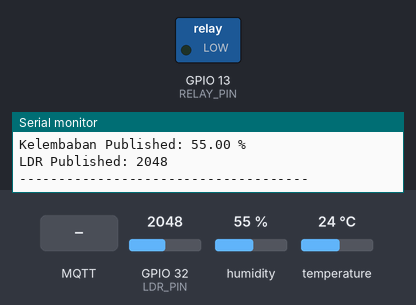
Bench run of a sketch on a simulated ESP32. Shown: switched loads named in the sketch (green lamp = pin HIGH), the last lines printed to the serial monitor. The inputs (shaded band) are chosen by the test bench; at power-on: GPIO 32 (LDR_PIN) = 2048, humidity 55 %, temperature 24 °C. WiFi joins after 1.5 s; servers stay silent unless stated; no MQTT or app messages arrive unless stated.

Above: at 2.7 s.
2.8 s: MQTT message "ON" arrives on the first subscribed topic
At 4.0 s:
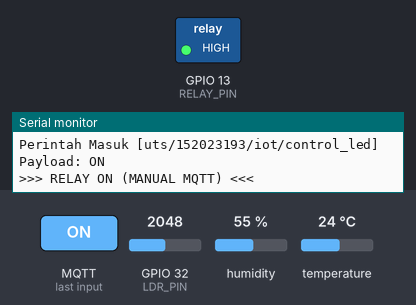
4.3 s: MQTT message "OFF" arrives on the first subscribed topic
At 5.3 s:
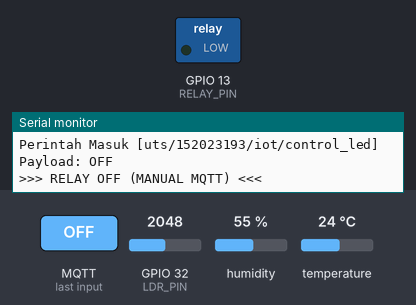
Timing chart, 0 to 7.3 s (numbered marks = the images above; inputs shaded):
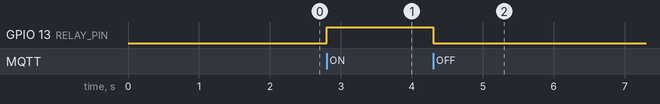

The sketch:

uts_iot.ino
```cpp
#include <WiFi.h>
#include <PubSubClient.h>
#include <DHT.h> // Menggunakan library DHT
// Menghapus: #include <OneWire.h>
// Menghapus: #include <DallasTemperature.h>

// --- 1. PIN Definitions ---
#define RELAY_PIN 13       // Pin Relay (Lamp/LED)
#define LDR_PIN 32         // Pin LDR (Analog Input)
#define DHT_PIN 15       // Pin Data DHT (Menggantikan ONE_WIRE_BUS)
#define DHT_TYPE DHT22     // Tipe sensor DHT (Ganti ke DHT11 jika perlu)

// --- 2. WiFi Configuration (GANTI dengan kredensial Anda) ---
const char* ssid = "test123";
const char* password = "qwerasdf";

// --- 3. MQTT Configuration ---
const char* mqtt_server = "broker.mqtt.cool";
const int mqtt_port = 1883;
const char* mqtt_client_id = "ESP32_DHT_LDR_Relay_Client"; // Ubah ID

// Topik Publish
const char* topic_temp = "uts/152023193/iot/sensor/temperature_c"; // Suhu Celsius
const char* topic_hum = "uts/152023193/iot/sensor/humidity";      // TOPIC BARU UNTUK KELEMBABAN
const char* topic_ldr = "uts/152023193/iot/sensor/ldr";           // Nilai LDR
const char* topic_relay_status = "uts/152023193/iot/status/relay"; // Status Relay

// Topik Subscribe untuk kontrol Relay
const char* mqtt_topic_subscribe_led = "uts/152023193/iot/control_led";

// --- 4. Setup Objects ---
// DHT Setup (Menggantikan DS18B20 Setup)
DHT dht(DHT_PIN, DHT_TYPE);

// MQTT Setup
WiFiClient espClient;
PubSubClient client(espClient);

// Timing (for reading sensors every 2 seconds)
const long interval = 2000;
long lastMeasure = 0;

// --- 5. Function Prototypes ---
void setup_wifi();
void reconnect_mqtt();
void callback_mqtt(char* topic, byte* payload, unsigned int length);
void publish_float_data(const char* topic, float value);
void publish_int_data(const char* topic, int value);
void publish_string_data(const char* topic, const char* value);


// --- 6. Implementation: WiFi dan MQTT Connection (TIDAK BERUBAH) ---

void setup_wifi() {
    delay(10);
    Serial.println();
    Serial.print("Connecting to ");
    Serial.println(ssid);

    WiFi.begin(ssid, password);

    while (WiFi.status() != WL_CONNECTED) {
        delay(500);
        Serial.print(".");
    }

    Serial.println("");
    Serial.println("WiFi connected");
    Serial.print("IP Address: ");
    Serial.println(WiFi.localIP());
}

void reconnect_mqtt() {
    while (!client.connected()) {
        Serial.print("Attempting MQTT connection...");
        if (client.connect(mqtt_client_id)) {
            Serial.println("connected");
            client.subscribe(mqtt_topic_subscribe_led);
            Serial.print("Subscribed to: ");
            Serial.println(mqtt_topic_subscribe_led);
        } else {
            Serial.print("failed, rc=");
            Serial.print(client.state());
            Serial.println(" trying again in 5 seconds");
            delay(5000);
        }
    }
}

// Fungsi CALLBACK: Mengontrol Relay berdasarkan perintah dari Flask/Broker
void callback_mqtt(char* topic, byte* payload, unsigned int length) {
    Serial.print("Perintah Masuk [");
    Serial.print(topic);
    Serial.print("] Payload: ");

    String messageTemp;
    for (int i = 0; i < length; i++) {
        messageTemp += (char)payload[i];
    }
    Serial.println(messageTemp);

    // --- Logika KONTROL Relay ---
    if (String(topic) == mqtt_topic_subscribe_led) {
        if (messageTemp == "ON") {
            digitalWrite(RELAY_PIN, HIGH);
            Serial.println(">>> RELAY ON (MANUAL MQTT) <<<");
        } else if (messageTemp == "OFF") {
            digitalWrite(RELAY_PIN, LOW);
            Serial.println(">>> RELAY OFF (MANUAL MQTT) <<<");
        }
        // Publish status terbaru Relay untuk feedback ke backend
        const char* relayStatusStr = digitalRead(RELAY_PIN) == HIGH ? "ON" : "OFF";
        publish_string_data(topic_relay_status, relayStatusStr);
    }
}

// Fungsi publish (Tidak Berubah)
void publish_float_data(const char* topic, float value) {
    char payload[8];
    dtostrf(value, 4, 2, payload);

    if (!client.publish(topic, payload)) {
        Serial.print("Publish FAILED for ");
        Serial.println(topic);
    }
}

void publish_int_data(const char* topic, int value) {
    char payload[8];
    itoa(value, payload, 10);

    if (!client.publish(topic, payload)) {
        Serial.print("Publish FAILED for ");
        Serial.println(topic);
    }
}

void publish_string_data(const char* topic, const char* value) {
    if (!client.publish(topic, value)) {
        Serial.print("Publish FAILED for ");
        Serial.println(topic);
    }
}


// --- 7. Setup dan Loop Utama ---

void setup() {
    Serial.begin(9600);

    // Inisialisasi Sensor DHT (Menggantikan sensors.begin())
    dht.begin();

    pinMode(RELAY_PIN, OUTPUT);
    digitalWrite(RELAY_PIN, LOW);

    setup_wifi();

    // Konfigurasi MQTT Broker
    client.setServer(mqtt_server, mqtt_port);
    client.setCallback(callback_mqtt);

    Serial.println("Sistem DHT, LDR, dan Relay Siap.");
}

void loop() {
    // Pastikan koneksi MQTT terjaga
    if (!client.connected()) {
        reconnect_mqtt();
    }
    client.loop(); // Memproses pesan masuk

    long now = millis();

    // Jalankan pembacaan sensor dan publish setiap 2 detik
    if (now - lastMeasure >= interval) {
        lastMeasure = now;

        // --- 1. Baca Sensor DHT (Suhu & Kelembaban) ---
        float tempC = dht.readTemperature(); // Baca Suhu (Celsius)
        float hum = dht.readHumidity();      // Baca Kelembaban (Persen)

        // --- 2. Baca Sensor LDR (Cahaya) ---
        int ldrValue = analogRead(LDR_PIN);

        // --- 3. Publish Data ---
        if (client.connected()) {

            // Cek jika pembacaan DHT valid
            if (!isnan(tempC) && !isnan(hum)) {

                // Suhu (Celsius)
                publish_float_data(topic_temp, tempC);
                Serial.print("Suhu Published: ");
                Serial.print(tempC);
                Serial.println(" ºC");

                // Kelembaban (BARU!)
                publish_float_data(topic_hum, hum);
                Serial.print("Kelembaban Published: ");
                Serial.print(hum);
                Serial.println(" %");

            } else {
                Serial.println("Error: Gagal membaca dari sensor DHT!");
            }

            // LDR
            publish_int_data(topic_ldr, ldrValue);
            Serial.print("LDR Published: ");
            Serial.println(ldrValue);

            // Status Relay
            const char* relayStatusStr = digitalRead(RELAY_PIN) == HIGH ? "ON" : "OFF";
            publish_string_data(topic_relay_status, relayStatusStr);
        }

        Serial.println("-------------------------------------");
    }
}
```

Measured:
- after the input at 2.8 s, GPIO 13 (RELAY_PIN): LOW → HIGH at once
- after the input at 4.3 s, GPIO 13 (RELAY_PIN): HIGH → LOW at once
